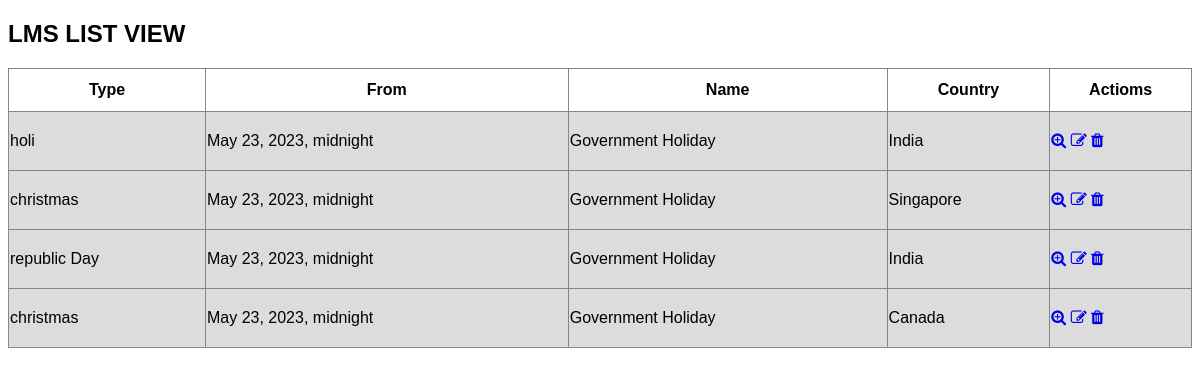
The page /holidaymanagementproject/viewpage/ on the database its author committed.
### holidaymanagementapp/models.py (models this page shows)
class LmsPublic(models.Model):
    type_holiday = models.CharField(max_length=300,null=False)
    created_at = models.DateField(null=False)
    name = models.CharField(max_length=300,null=False)
    country = models.CharField(max_length=300,null=False)

### holidaymanagementapp/views.py (the view)
# urls.py: path("viewpage/",viewpage,name="viewpage"),
def viewpage(request):
    data = LmsPublic.objects.all().values().order_by('-created_at')
    print(data)
    l = []
    for i in data:
        print(i)
        date_only = i["created_at"]
        date_value = date_only.date()
        print(date_only)
        i["created_at"] = date_value
        my_object =LmsPublic(**i)
        my_object.save()
        print("my_object",(my_object))
    data = LmsPublic.objects.all().values().order_by('-created_at')
    template = loader.get_template('viewholiday.html')
    context = {
        "data":data,
    }
    return HttpResponse(template.render(context, request))

### Templates/viewholiday.html (shortened to what this page needs)
{% load static %}
<!DOCTYPE html>
<html lang="en">
<head>
    <link rel="stylesheet" href="{% static 'css/style.css' %}" />
    <link rel="stylesheet" href="https://stackpath.bootstrapcdn.com/font-awesome/4.7.0/css/font-awesome.min.css"></head>
<body>
    <div><h2>LMS LIST VIEW</h2></div>
    <table>
        <tr>
                <th style="height: 40px;">Type</th>
                <th>From</th>
                <th>Name</th>
                <th>Country</th>
                <th>Actioms</th>
        </tr>
        {% for i in data %}
        <tr style="background-color: gainsboro">
                <td style="height: 56px;">{{i.type_holiday}}</td>
                <td>{{i.created_at}}</td>
                <td>{{i.name }}</td>
                <td>{{i.country}}</td>
                <td><a href="/holidaymanagementproject/viewpageone/{{i.id}}/"><i id="zoom_icon" class="fa fa-search-plus" aria-hidden="true"></i></a>
                <a href="/holidaymanagementproject/update/{{i.id}}/"><i class="fa fa-pencil-square-o" aria-hidden="true"></i></a>
                <a href="/holidaymanagementproject/delete/{{i.id}}/"><i class="fa fa-trash" aria-hidden="true"></i></a></td>
        </tr>
        {% endfor %}
    </table><br>
</body>
</html>

### static/css/style.css (style rules this page uses)
tr,td,th { border: 1px solid rgba(128, 128, 128, 0.938); border-collapse: collapse; }
table { border: 1px solid rgba(128, 128, 128, 0.938); border-collapse: collapse; width: 100%; height: 10px; }
body { font-family:Arial, Helvetica, sans-serif; }

### rows shown on the page
LmsPublic: type_holiday "holi", created_at "May 23, 2023, midnight", name "Government Holiday", country "India"
LmsPublic: type_holiday "christmas", created_at "May 23, 2023, midnight", name "Government Holiday", country "Singapore"
LmsPublic: type_holiday "republic Day", created_at "May 23, 2023, midnight", name "Government Holiday", country "India"
LmsPublic: type_holiday "christmas", created_at "May 23, 2023, midnight", name "Government Holiday", country "Canada"
